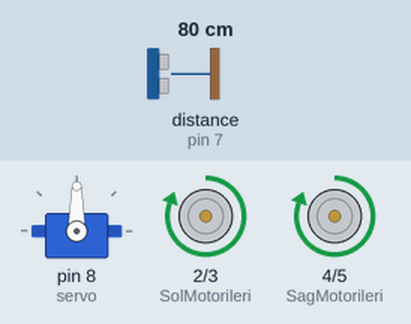
Recording of a sketch running on a simulated Arduino Uno, built with avr-gcc and run on an emulated ATmega328P. Shown: servo, motor-driver pin pairs drawn as motors (green arrow = first pin HIGH = forward, orange = second pin HIGH = backward, longer = more drive). Inputs (shaded band) come from the test bench; at power-on: distance to the obstacle (sensor on pin 7) 80 cm. The echo pulse lasts 58.3 µs per cm.

Above: at 1.9 s.
2.0 s: distance to the obstacle (sensor on pin 7) set to 38 cm
3.5 s: distance to the obstacle (sensor on pin 7) set to 32 cm
At 4.3 s:
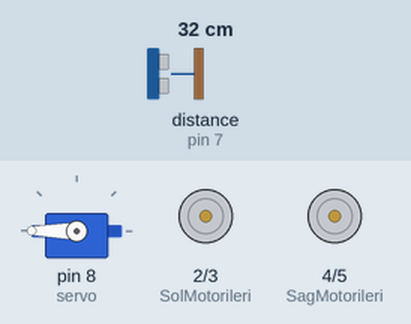
6.7 s: distance to the obstacle (sensor on pin 7) set to 60 cm
At 7.09 s:
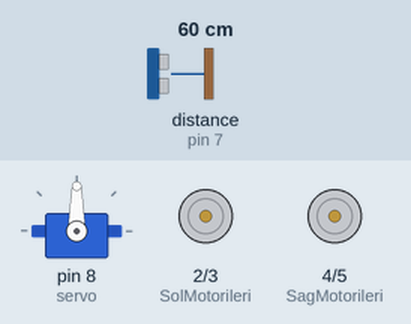
8.9 s: distance to the obstacle (sensor on pin 7) set to 2 cm
At 10.0 s:
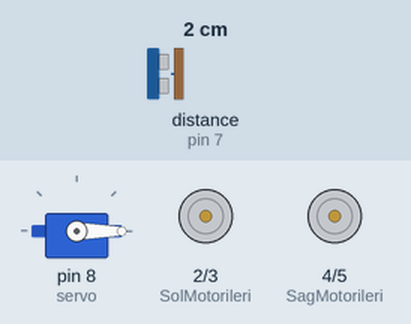
12.1 s: distance to the obstacle (sensor on pin 7) set to 120 cm
At 12.56 s:
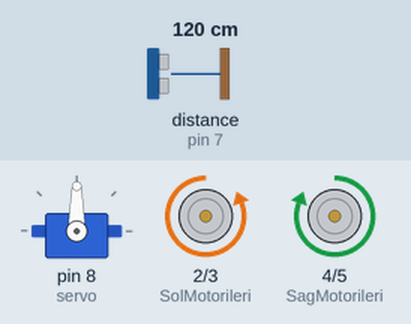
14.1 s: distance to the obstacle (sensor on pin 7) set to 4 cm
At 16.1 s:
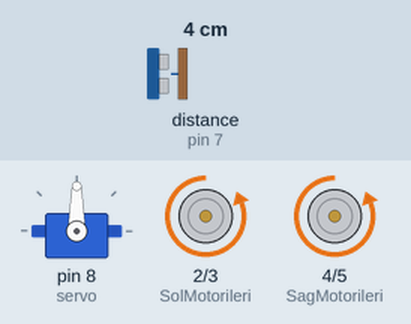
Timing chart, 0 to 18.3 s (numbered marks = the images above; inputs shaded):
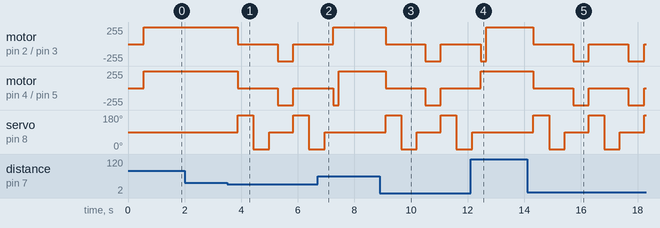

Measured:
- the behaviour switches between 36 and 35 cm on distance to the obstacle (sensor on pin 7) (found by bisection; images 0 and 1)
- after the input at 2.0 s, every drawn part: stays the same
- after the input at 3.5 s, motor on pin 2 (SolMotorileri) / pin 3 (SolMotorGeri), motor on pin 4 (SagMotorileri) / pin 5 (SagMotorGeri): forward 255/255 → stopped after 0.38 s, → backward 255/255 1.4 s later, → stopped 0.55 s later
- after the input at 6.7 s, servo on pin 8 (servo): goes on until 6.9 s, then stays 90°
- after the input at 8.9 s, motor on pin 2 (SolMotorileri) / pin 3 (SolMotorGeri), motor on pin 4 (SagMotorileri) / pin 5 (SagMotorGeri): forward 255/255 → stopped after 0.20 s, → backward 255/255 1.4 s later, → stopped 0.55 s later
- after the input at 12.1 s, servo on pin 8 (servo): goes on until 12.2 s, then stays 90°
- after the input at 14.1 s, motor on pin 2 (SolMotorileri) / pin 3 (SolMotorGeri), motor on pin 4 (SagMotorileri) / pin 5 (SagMotorGeri): alternates backward 255/255 for 0.55 s and stopped for 1.4 s, starting after 0.23 s

The sketch:

engeldenKacanAraba.ino
```cpp
#include <Servo.h>// servo motor kütüphanesi
#include <NewPing.h>


//motor pinleri
#define SolMotorileri 2
#define SolMotorGeri 3
#define SagMotorileri 4
#define SagMotorGeri 5
//sensör pinleri
#define USTrigger 6
#define USEcho 7
#define Maksimum_uzaklik 100

Servo servo; //servo motor tanımlama
NewPing sonar(USTrigger, USEcho, Maksimum_uzaklik);//ultrasonik sensör tanımlama
//kullanılacak eleman tanımı
int uzaklik;
int on_uzaklik;
int sol_uzaklik;
int sag_uzaklik;
int zaman;

// program ilk çalıştığında sadece bir kez çalışacak programlar
void setup(){
//motor çıkışları
pinMode(SolMotorileri, OUTPUT);
pinMode(SolMotorGeri, OUTPUT);
pinMode(SagMotorileri, OUTPUT);
pinMode(SagMotorGeri, OUTPUT);
servo.attach(8); //servo pin tanımı
}

// sonsuz döngü
void loop()
{
delay(500);
servo.write(90);
sensor_olcum();
on_uzaklik = uzaklik;
if(on_uzaklik > 35 || on_uzaklik == 0)
{
ileri();
}
else
{
dur();
servo.write(180);
delay(500);
sensor_olcum();
sol_uzaklik = uzaklik;
servo.write(0);
delay(500);
sensor_olcum();
sag_uzaklik = uzaklik;
servo.write(90);
delay(300);
if(sag_uzaklik>sol_uzaklik)
{
sag();
delay(200);
ileri();
}
else if(sol_uzaklik >sag_uzaklik)
{
sol();
delay(200);
ileri();
}
else
{
geri();
}
}
}

// robotun yön komutları
void ileri()
{
digitalWrite(SolMotorGeri, LOW);
digitalWrite(SolMotorileri, HIGH);
digitalWrite(SagMotorGeri, LOW);
digitalWrite(SagMotorileri, HIGH);
}

void geri()
{
digitalWrite(SolMotorileri, LOW);
digitalWrite(SolMotorGeri, HIGH);
digitalWrite(SagMotorileri, LOW);
digitalWrite(SagMotorGeri, HIGH);
}

void sol()
{
digitalWrite(SolMotorileri, LOW);
digitalWrite(SolMotorGeri, HIGH);
digitalWrite(SagMotorGeri, LOW);
digitalWrite(SagMotorileri, HIGH);

}

void sag()
{
digitalWrite(SolMotorGeri, LOW);
digitalWrite(SolMotorileri, HIGH);
digitalWrite(SagMotorileri, LOW);
digitalWrite(SagMotorGeri, HIGH);
}

void dur()
{
digitalWrite(SolMotorGeri, LOW);
digitalWrite(SolMotorileri, LOW);
digitalWrite(SagMotorileri, LOW);
digitalWrite(SagMotorGeri, LOW);
}
// sensörün mesafe ölçümü
void sensor_olcum()
{
delay(50);
zaman = sonar.ping();
uzaklik = zaman / US_ROUNDTRIP_CM;
}
```
